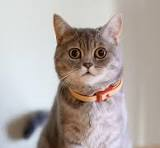
#> input picture dataset/cat/cat1.jpg, 160 x 148 px; its folder holds 3 pictures in this run
$ python EX10TRY.py
#> lines starting #> are read from the running program, lines starting #| are printed output that depends on the picture
import cv2
import os
import numpy as np
from sklearn.neighbors import KNeighborsClassifier
data = []
labels = []
dataset_path = "dataset"
# Load images
for label in os.listdir(dataset_path):
    folder = os.path.join(dataset_path, label)
    for img_name in os.listdir(folder):
        img_path = os.path.join(folder, img_name)
        img = cv2.imread(img_path)
#> img is the input picture: shape (148, 160, 3); mean B, G, R 165.4, 169.7, 179
        img = cv2.resize(img, (50,50))
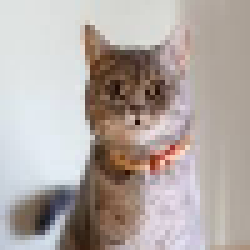
#> img: shape (50, 50, 3) (shown 5 times larger); mean B, G, R 165.2, 169.5, 178.8
        img = img.flatten()
#> img = 7500 values, max 255 at index 4898, min 0 at index 5175, mean 171.2
        data.append(img)
        labels.append(label)
#> pass 2 of the loop `for label in os.listdir(dataset_path):`:
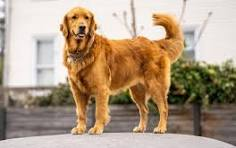
#> input picture dataset/dog/dog2.jpg, 236 x 148 px
#> img is the input picture: shape (148, 236, 3); mean B, G, R 132, 155.1, 176.3
#> `img = cv2.resize(img, (50,50))`:
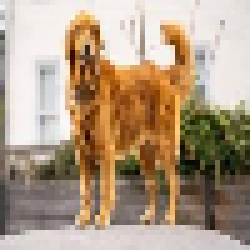
#> img: shape (50, 50, 3) (shown 5 times larger); mean B, G, R 131.9, 154.9, 176.2
#> `img = img.flatten()`: img = 7500 values, max 255 at index 494, min 0 at index 1842, mean 154.3
data = np.array(data)
# Train KNN
knn = KNeighborsClassifier(n_neighbors=3)
knn.fit(data, labels)
# Test image
test_img = cv2.imread("dogtest.jpg")
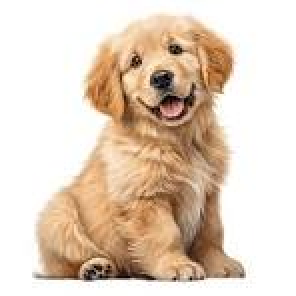
#> input picture dogtest.jpg, 148 x 148 px (shown 2 times larger)
#> test_img is the input picture: shape (148, 148, 3); mean B, G, R 191.2, 208.4, 226.6
cv2.imshow("Test-Image",test_img)
test_img = cv2.resize(test_img, (50,50))
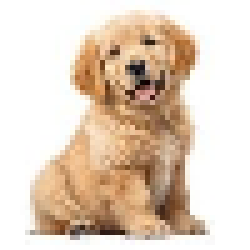
#> test_img: shape (50, 50, 3) (shown 5 times larger); mean B, G, R 191.4, 208.6, 226.8
test_img = test_img.flatten().reshape(1,-1)
prediction = knn.predict(test_img)
print("Predicted Class:", prediction[0])
#| Predicted Class: cat
